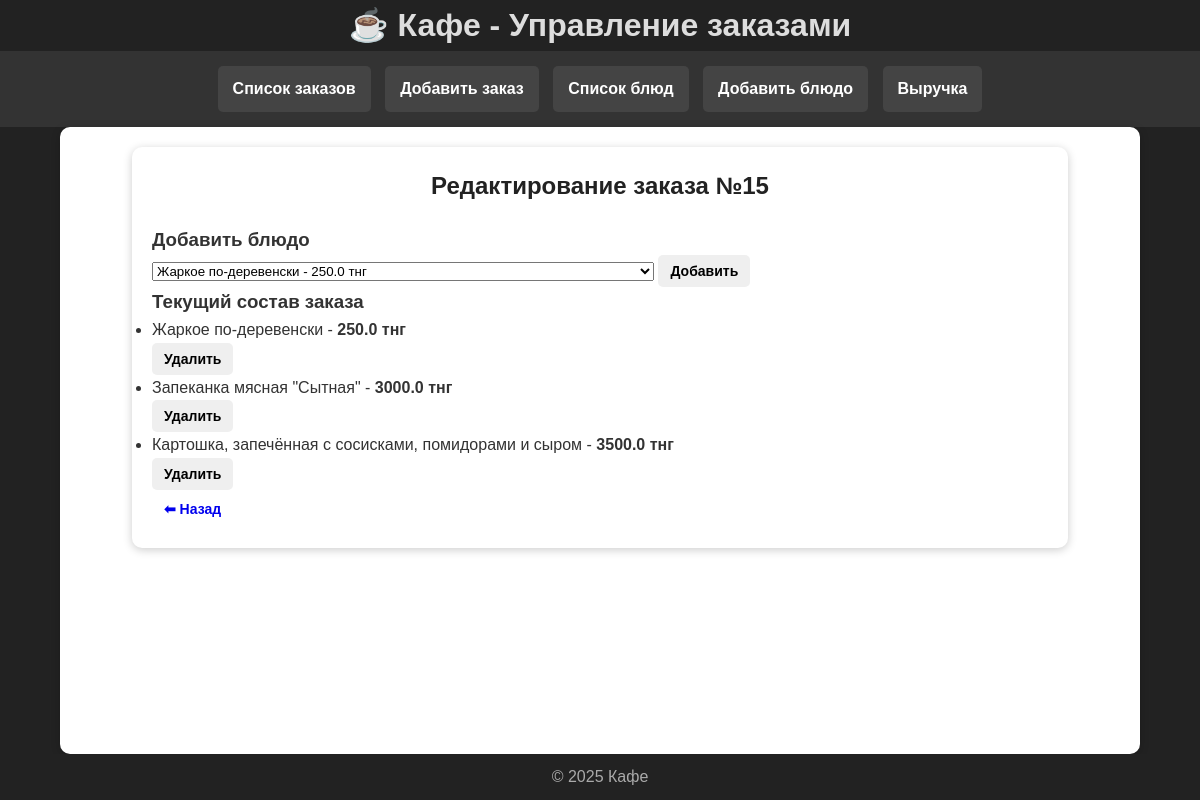
/orders/order/15/edit/, run on the app's committed database.
### orders/models.py (models this page shows, shortened)
class Order(models.Model):
    STATUS_CHOICES = [
        ('pending', 'В ожидании'),
        ('ready', 'Готово'),
        ('paid', 'Оплачено'),
    ]
    table_number = models.IntegerField(null=True, blank=True)
    total_price = models.DecimalField(max_digits=10, decimal_places=2, default=0.00)
    status = models.CharField(max_length=20, choices=STATUS_CHOICES, default='pending')

class OrderItem(models.Model):
    order = models.ForeignKey(Order, on_delete=models.CASCADE, related_name='items')
    name = models.CharField(max_length=100, verbose_name="Название блюда")
    price = models.FloatField(verbose_name="Цена")

### orders/views.py (the view, shortened to what this page needs)
# urls.py: path('order/<int:order_id>/edit/', views.edit_order, name='edit_order'),
def edit_order(request, order_id):
    order = get_object_or_404(Order, id=order_id)
    dishes = Dish.objects.all()
    return render(request, "orders/edit_order.html", {"order": order, "dishes": dishes})

### orders/templates/orders/edit_order.html (shortened to what this page needs)
{% extends 'base.html' %}
{% block content %}
<div class="container">
    <h2 class="title">Редактирование заказа №{{ order.id }}</h2>
    <div class="card">
        <h3>Добавить блюдо</h3>
        <form method="POST" class="order-form">
            <div class="form-group">
                <select name="dish_id" class="select-menu">
                    {% for dish in dishes %}
                        <option value="{{ dish.id }}">{{ dish.name }} - {{ dish.price }} тнг</option>
                    {% endfor %}
                </select>
                <button type="submit" name="add_item" class="btn btn-add">Добавить</button>
            </div>
        </form>
    </div>
    <div class="card">
        <h3>Текущий состав заказа</h3>
        {% if order.items.all %}
            <ul class="order-list">
                {% for item in order.items.all %}
                    <li class="order-item">
                        {{ item.name }} - <strong>{{ item.price }} тнг</strong>
                        <form method="POST" class="delete-form">
                            <button type="submit" name="delete_item" class="btn btn-delete">Удалить</button>
                        </form>
                    </li>
                {% endfor %}
            </ul>
        {% else %}
            <p class="empty-msg">Заказ пуст</p>
        {% endif %}
    </div>
    <a href="{% url 'order_list' %}" class="btn btn-back">⬅ Назад</a>
</div>
{% endblock %}

### static/css/styles.css (style rules this page uses)
* { margin: 0; padding: 0; box-sizing: border-box; }
body { font-family: Arial, sans-serif; background-color: #222; color: #ddd; line-height: 1.6; }
.container { max-width: 900px; margin: 20px auto; padding: 20px; background: #fff; border-radius: 10px; box-shadow: 0 2px 10px rgba(0, 0, 0, 0.2); color: #333; }
h2 { text-align: center; margin-bottom: 20px; color: #222; }
.btn { padding: 8px 12px; border-radius: 5px; text-decoration: none; font-size: 14px; border: none; cursor: pointer; transition: background 0.3s, transform 0.2s; text-align: center; display: inline-block; font-weight: bold; }
body { display: flex; flex-direction: column; min-height: 100vh; margin: 0; }
.container { flex: 1; }
.container { width: 80%; margin: 0 auto; }
.container { width: 90%; max-width: 1200px; margin: 0 auto; }

### data on the page
Order: id "15"
OrderItem: name "Жаркое по-деревенски", price "250.0"
OrderItem: name "Запеканка мясная \"Сытная\"", price "3000.0"
OrderItem: name "Картошка, запечённая с сосисками, помидорами и сыром", price "3500.0"

### other printed values
form field dish_id "Жаркое по-деревенски - 250.0 тнг"
